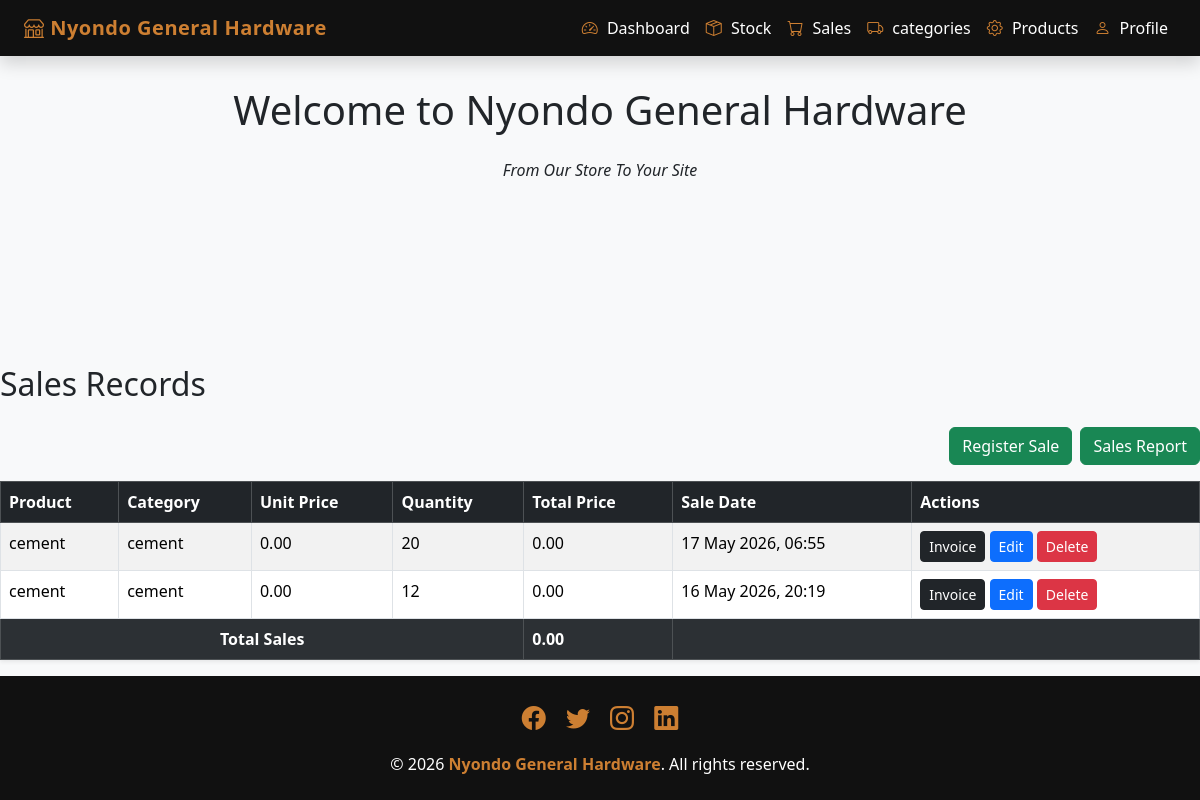
Page /sales/ on the committed database.
### salesapp/models.py (models this page shows, shortened)
class Sales(models.Model):
    product_name = models.ForeignKey(Product, on_delete=models.CASCADE)
    quantity = models.PositiveIntegerField()
    total_price = models.DecimalField(max_digits=100, decimal_places=2)
    sale_date = models.DateTimeField(auto_now_add=True)

class Product(models.Model):
    category_name = models.ForeignKey(Category, on_delete=models.CASCADE)
    product_name = models.CharField(max_length=100)
    unit_price = models.DecimalField(max_digits=100, decimal_places=2, default=0)
    selling_price = models.DecimalField(max_digits=100, decimal_places=2, default=0)
    description = models.TextField(blank=True)

class Category(models.Model):
    category_name = models.CharField(max_length=100, unique=True)
    slug = models.SlugField(unique=True)

### salesapp/views.py (the view)
# urls.py: path("", views.home, name="home"),
def home(request):
    sales = Sales.objects.all().order_by("-sale_date")
    total_sales_value = sales.aggregate(
        total=Sum("total_price")
    )["total"] or 0
    return render(request, "home.html", {
        "sales": sales,
        "total_sales_value": total_sales_value
    })

### salesapp/templates/home.html
{% extends 'base.html' %}
{% block content %}
<div class="d-flex justify-content-between align-items-center mb-3">
    <h2>Sales Records</h2>
</div>
<div class="d-flex justify-content-end gap-2 mb-3">
            <a href="{% url 'create_sale' %}" class="btn btn-success">Register Sale</a>
            <a href="{% url 'sales_report' %}" class="btn btn-success">Sales Report</a>
        </div>
<table class="table table-bordered table-striped shadow-sm">
    <thead class="table-dark">
        <tr>
            <th>Product</th>
            <th>Category</th>
            <th>Unit Price</th>
            <th>Quantity</th>
            <th>Total Price</th>
            <th>Sale Date</th>
            <th>Actions</th>
        </tr>
    </thead>
    <tbody>
        {% for sale in sales %}
        <tr>
            <td>{{ sale.product_name.product_name }}</td>
            <td>{{ sale.product_name.category_name.category_name }}</td>
            <td>{{ sale.product_name.unit_price|floatformat:2 }}</td>
            <td>{{ sale.quantity }}</td>
            <td>{{ sale.total_price|floatformat:2}}</td>
            <td>{{ sale.sale_date|date:"j F Y, H:i" }}</td>
            <td>
                <a href="{% url 'invoice' sale.id %}" class="btn btn-dark btn-sm">Invoice</a>
                <a href="{% url 'edit_sale' sale.id %}" class="btn btn-primary btn-sm">Edit</a>
                <a href="{% url 'delete_sale' sale.id %}" class="btn btn-danger btn-sm">Delete</a>
            </td>
        </tr>
        {% empty %}
        <tr>
            <td colspan="7" class="text-center">No sales recorded yet.</td>
        </tr>
        {% endfor %}
    <tr class="table-dark">
    <td colspan="4" class="text-center align-middle"> <strong>Total Sales</strong> </td>
    <td><strong>{{ total_sales_value|floatformat:2 }}</strong> </td>
    <td colspan="2"></td>
    </tr>
    </tbody>
</table>
{% endblock %}

### salesapp/templates/base.html (shortened to what this page needs)
<!DOCTYPE html>
<html lang="en">
<head>
  <link href="https://cdn.jsdelivr.net/npm/bootstrap@5.3.2/dist/css/bootstrap.min.css" rel="stylesheet">
  <link href="https://cdn.jsdelivr.net/npm/bootstrap-icons@1.11.1/font/bootstrap-icons.css" rel="stylesheet">
</head>
<body>
<nav class="navbar navbar-expand-lg navbar-dark navbar-custom shadow">
  <div class="container-fluid px-4">
    <a class="navbar-brand" href="#">
      <i class="bi bi-shop"></i> Nyondo General Hardware
    </a>
    <div class="collapse navbar-collapse" id="mainNavbar">
      <ul class="navbar-nav ms-auto">
        <li class="nav-item"><a class="nav-link" href="#"><i class="bi bi-speedometer2"></i> Dashboard</a></li>
        <li class="nav-item"><a class="nav-link" href="{% url 'stock_list' %}"><i class="bi bi-box-seam"></i> Stock</a></li>
        <li class="nav-item"><a class="nav-link" href="{% url 'home' %}"><i class="bi bi-cart"></i> Sales</a></li>
        <li class="nav-item"><a class="nav-link" href="{% url 'category_list' %}"><i class="bi bi-truck"></i> categories</a></li>
        <li class="nav-item"><a class="nav-link" href="{% url 'product_list' %}"><i class="bi bi-gear"></i> Products</a></li>
        <li class="nav-item"><a class="nav-link" href="#"><i class="bi bi-person"></i> Profile</a></li>
      </ul>
    </div>
  </div>
</nav>
<div class="main-content container text-center">
  <h1 class="mb-4">Welcome to Nyondo General Hardware</h1>
  <p><i>From Our Store To Your Site</i></p>
</div>
{% block content %}
{% endblock %}
<footer class="footer-custom py-4 mt-auto">
  <div class="container text-center">
    <div class="mb-3">
      <a href="#" class="mx-2"><i class="bi bi-facebook fs-4"></i></a>
      <a href="#" class="mx-2"><i class="bi bi-twitter fs-4"></i></a>
      <a href="#" class="mx-2"><i class="bi bi-instagram fs-4"></i></a>
      <a href="#" class="mx-2"><i class="bi bi-linkedin fs-4"></i></a>
    </div>
    <p class="mb-0">&copy; 2026 <span style="color: var(--bronze); font-weight:600;">Nyondo General Hardware</span>. All rights reserved.</p>
  </div>
</footer>
</body>
</html>

### salesapp/templates/base.html (style rules this page uses)
:root { --black: #111111; --bronze: #cd7f32; --white: #ffffff; --light-bg: #f8f9fa; }
body { background-color: var(--light-bg); min-height: 100vh; display: flex; flex-direction: column; }
.navbar-custom { background-color: var(--black); }
.navbar-brand { color: var(--bronze) !important; font-weight: 700; letter-spacing: 0.5px; }
.navbar-custom .nav-link { color: var(--white); }
.navbar-custom .nav-link i { color: var(--bronze); margin-right: 5px; }
.main-content { flex: 1; padding: 30px 0; }
.footer-custom { background-color: var(--black); color: var(--white); }
.footer-custom a { color: var(--bronze); text-decoration: none; }

### rows in the picture
Sales: product_name.product_name "cement", product_name.category_name.category_name "cement", product_name.unit_price "0.00", quantity "20", total_price "0.00", sale_date "17 May 2026, 06:55"
Sales: product_name.product_name "cement", product_name.category_name.category_name "cement", product_name.unit_price "0.00", quantity "12", total_price "0.00", sale_date "16 May 2026, 20:19"

### other values in the picture
{{ total_sales_value|floatformat:2 }} "0.00"
